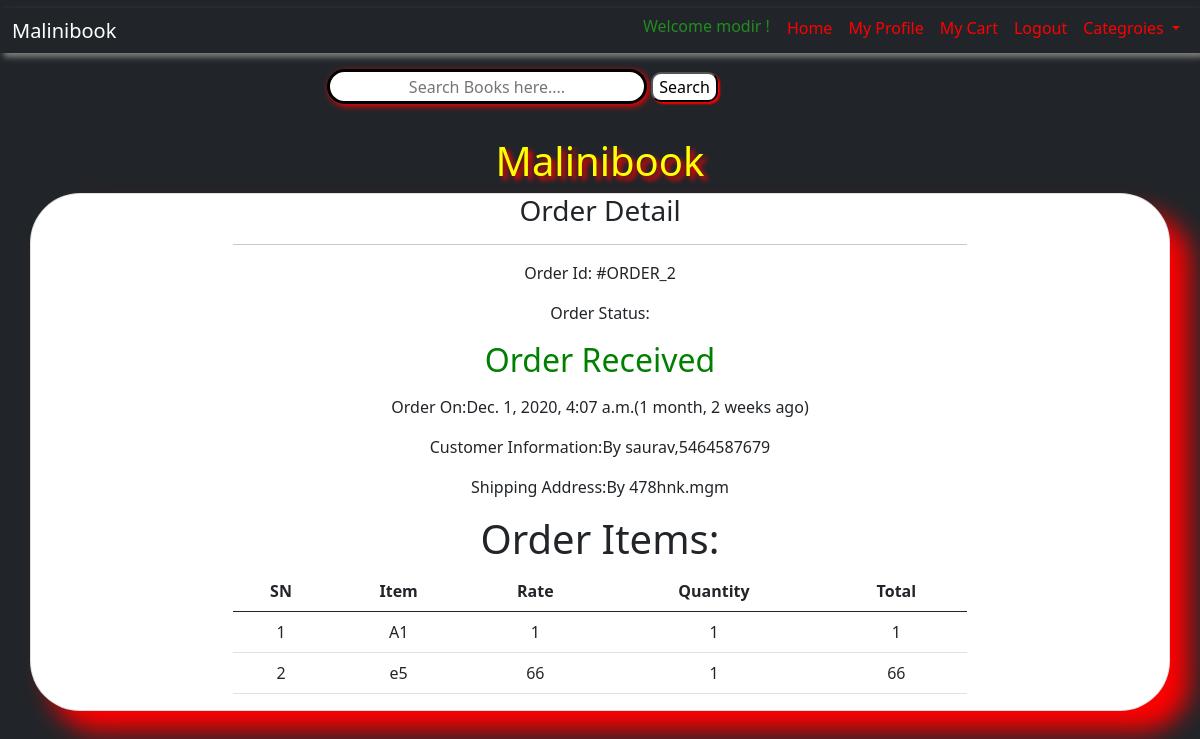
Screenshot of /profile/order-2/ (signed in) with the database file from the repository.
### book/models.py (models this page shows, shortened)
class Order(models.Model):
    cart = models.OneToOneField(Cart, on_delete=models.CASCADE)
    ordered_by = models.CharField(max_length=200)
    shipping_address = models.CharField(max_length=500)
    mobile = models.CharField(max_length=10)
    email = models.EmailField(null=True, blank=True)
    subtotal = models.PositiveIntegerField()
    discount = models.PositiveIntegerField()
    total = models.PositiveIntegerField()
    order_status = models.CharField(max_length=50, choices=ORDER_STATUS)
    created_at = models.DateTimeField(auto_now_add=True)
    payment_method = models.CharField(max_length=20, choices=METHOD, default="cash on delivery")
    payment_completed = models.BooleanField(default=False, null=True, blank=True)

class CartProduct(models.Model):
    cart = models.ForeignKey(Cart, on_delete=models.CASCADE)
    product = models.ForeignKey(Product, on_delete=models.CASCADE)
    rate = models.PositiveIntegerField()
    quantity = models.PositiveIntegerField()
    subtotal = models.PositiveIntegerField()

class Product(models.Model):
    title = models.CharField(max_length=200)
    slug = models.SlugField(unique=True)
    category = models.ForeignKey(Category, on_delete=models.CASCADE)
    image = models.ImageField(upload_to="product/")
    marked_price = models.PositiveIntegerField()
    selling_price = models.PositiveIntegerField()
    description = models.TextField()
    view_count = models.PositiveIntegerField(default=0)

### book/views.py (the view)
# urls.py: path('profile/order-<int:pk>/', CustomerOrderDetailView.as_view(), name='customerorderdetail'),
class CustomerOrderDetailView(DetailView):
    template_name = 'customerorderdetail.html'
    model = Order
    context_object_name = 'ord_obj'
    def dispatch(self, request, *args, **kwargs):
        if request.user.is_authenticated and Customer.objects.filter(user=request.user).exists():
            pass
        else:
            return redirect("/login/?next=/profile/")
        return super().dispatch(request, *args, **kwargs)

### book/templates/customerorderdetail.html (shortened to what this page needs)
{% extends 'base.html' %}
{% block content %}
<div class="container card" style="border-radius:50px; box-shadow:20px 20px 25px red;">
    <div class="row">
        <div class="col-md-8 mx-auto">
            <h3>Order Detail</h3><hr>
            <p><span class="font-weight-bold">Order Id:</span> #ORDER_{{ord_obj.id}}</p>
            <p><span class="font-weight-bold">Order Status:</span><h2 style="color:green;">{{ord_obj.order_status}}</h2></p>
            <p><span class="font-weight-bold">Order On:</span>{{ord_obj.created_at}}({{ord_obj.created_at|timesince}} ago)</p>
            <p><span class="font-weight-bold">Customer Information:</span>By {{ord_obj.ordered_by}},{{ord_obj.mobile}}</p>
            <p><span class="font-weight-bold">Shipping Address:</span>By {{ord_obj.shipping_address}}</p>
            <h1>Order Items:</h1>
            <table class="table">
                <thead>
                <tr>
                    <th>SN</th>
                    <th>Item</th>
                    <th>Rate</th>
                    <th>Quantity</th>
                    <th>Total</th>
                </tr>
                </thead>
                <tbody>
                {% for cp in ord_obj.cart.cartproduct_set.all %}
                <tr>
                    <td>{{forloop.counter}}</td>
                    <td>{{cp.product.title}}{{cp.product.id}}</td>
                    <td>{{cp.rate}}</td>
                    <td>{{cp.quantity}}</td>
                    <td>{{cp.subtotal}}</td>
                </tr>
                {% endfor %}
                </tbody>
            </table>
        </div>
    </div>
</div>
{% endblock %}

### book/templates/base.html (shortened to what this page needs)
<!doctype html>
<html lang="en">
  <head>
     {% load  static %}
    <link href="https://cdn.jsdelivr.net/npm/bootstrap@5.0.0-beta1/dist/css/bootstrap.min.css" rel="stylesheet">
    <link rel="stylesheet" type="text/css" href="{% static 'css/main.css' %}">
  </head>
  <body class="bg-dark">
  <nav class="navbar navbar-expand-sm navbar-dark blue mynav">
  <div class="container-fluid " id="a">
    <a class="navbar-brand" href="/">Malinibook</a>
    <div class="collapse navbar-collapse" id="navbarNavDropdown">
      <ul class="navbar-nav">
          {% if request.user.customer %}
          <h6 style="color:forestgreen;">Welcome {{request.user.username}} !</h6>
        <li class="nav-item">
          <a class="nav-link active" style="color:red;" aria-current="page" href="/">Home</a>
        </li>
        <li class="nav-item ">
          <a class="nav-link" style="color:red;" href="/profile/">My Profile</a>
        </li>
         <li class="nav-item ">
          <a class="nav-link" style="color:red;" href="/my_cart/">My Cart</a>
        </li>
        <li class="nav-item">
          <a class="nav-link" style="color:red;" href="/logout/">Logout</a>
        </li>
         {% endif %}
        <li class="nav-item dropdown " >
          <a class="nav-link dropdown-toggle" style="color:red;"  href="#" id="navbarDropdownMenuLink" role="button" data-bs-toggle="dropdown" aria-expanded="false" blue>
            Categroies
          </a>
        </li>
      </ul>
    </div>
  </div>
</nav>
  <div class="container mt-2 search">
    <div class="row">
      <div class="col-md-6 mx-auto">
        <form action="{% url 'search' %}" method="GET">
          <input type="text" name="keyword" placeholder="Search Books here...." required>
          <button class="bg-white">Search</button>
        </form>
      </div>
    </div>
  </div>
  <hr>
  <h1 class="text-center mt-2" style="color:yellow;text-shadow:4px 4px 5px red;">Malinibook</h1>
{% block content %} {% endblock %}
  </body>
</html>

### book/static/css/main.css (style rules this page uses)
.navbar-nav { margin-left:auto; }
h6 { padding:9px; }
#a { box-shadow:4px 4px 6px grey; }
.nav-item a { text-shadow:2px 2p 4px red; }
.search input { width:320px; height:35px; border-radius:100px; box-shadow:2px 2px 6px red; border:3px solid black; text-align:center; }
.search button { border-radius:10px; box-shadow:2px 2px 2px red; }
.card { text-align:center; }

### rows the page displays
Order: id "2", order_status "Order Received", created_at "Dec. 1, 2020, 4:07 a.m.", created_at "1 month, 2 weeks", ordered_by "saurav", mobile "5464587679", shipping_address "478hnk.mgm"
CartProduct: product "A", product.id "1", rate "1", quantity "1", subtotal "1"
CartProduct: product "e", product.id "5", rate "66", quantity "1", subtotal "66"

### other values shown
{{ request.user.username }} "modir"
